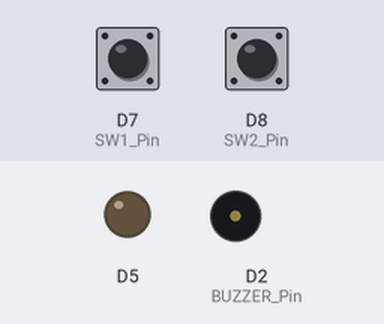
This sketch was run on a simulated ESP8266 (NodeMCU). On the bench: output pins drawn as LEDs (lit = HIGH), buzzer (waves = sounding, pin HIGH). The inputs (shaded band) are chosen by the test bench; at power-on: D7 (SW1_Pin) HIGH, D8 (SW2_Pin) HIGH.

Above: at 1.2 s.
1.3 s: D7 (SW1_Pin) pulled LOW for 0.15 s
At 1.37 s:
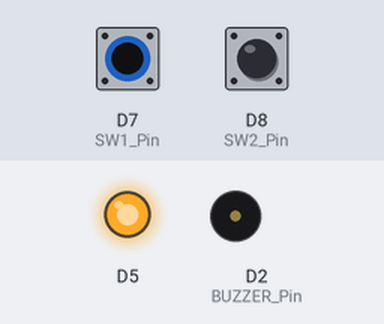
2.9 s: D8 (SW2_Pin) pulled LOW for 0.15 s
At 2.97 s:
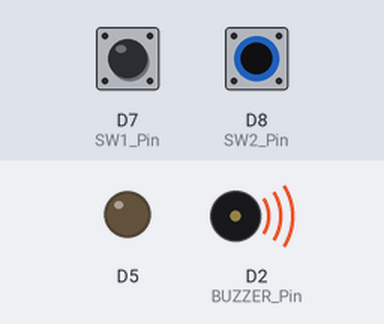
4.5 s: D8 (SW2_Pin) pulled LOW for 3.2 s
At 8.9 s:
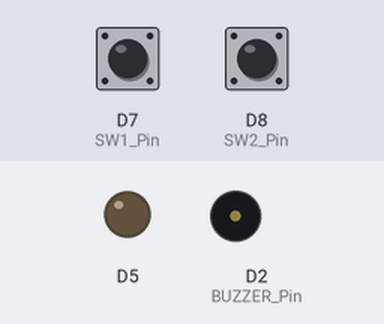
9.2 s: D7 (SW1_Pin) pulled LOW for 3.2 s
At 10.2 s:
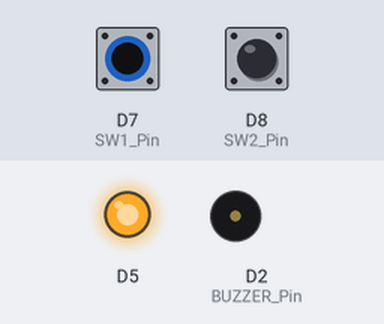
13.9 s: D7 (SW1_Pin) driven LOW and D8 (SW2_Pin) driven LOW
At 14.9 s:
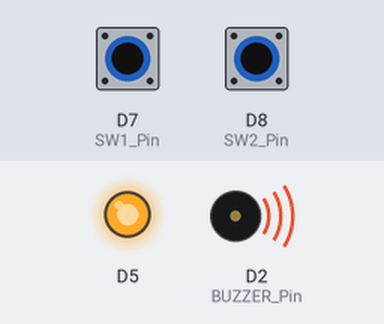
Timing chart, 0 to 16.4 s (numbered marks = the images above; inputs shaded):
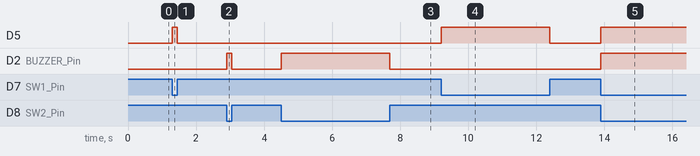

The sketch:

STEP3.ino
```cpp
// (licence header left out)
int LED_Pin = D13;
int BUZZER_Pin = D2;
int SW1_Pin = D7;
int SW2_Pin = D8;

void setup() {
  // put your setup code here, to run once:
  pinMode(LED_Pin,OUTPUT);
  pinMode(BUZZER_Pin,OUTPUT);
  pinMode(SW1_Pin,INPUT_PULLUP);
  pinMode(SW2_Pin,INPUT_PULLUP);

}

void loop() {
  // put your main code here, to run repeatedly:
  if(digitalRead(SW1_Pin)==LOW){
    digitalWrite(LED_Pin,HIGH);
  }else{
    digitalWrite(LED_Pin,LOW);
  }
  if(digitalRead(SW2_Pin)==LOW){
    digitalWrite(BUZZER_Pin,HIGH);
  }else{
    digitalWrite(BUZZER_Pin,LOW);
  }
}
```

Measured:
- after the input at 1.3 s, D5: LOW → HIGH at once, → LOW 0.15 s later
- after the input at 2.9 s, D2 (BUZZER_Pin): LOW → HIGH at once, → LOW 0.15 s later
- after the input at 4.5 s, D2 (BUZZER_Pin): LOW → HIGH at once, → LOW 3.2 s later
- after the input at 9.2 s, D5: LOW → HIGH at once, → LOW 3.2 s later
- after the input at 13.9 s, D5, D2 (BUZZER_Pin): LOW → HIGH at once
